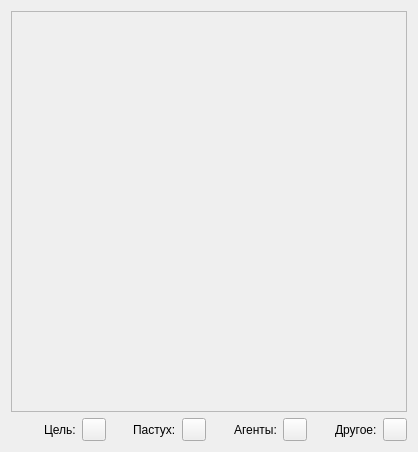
<?xml version="1.0" encoding="UTF-8"?>
<ui version="4.0">
 <class>CVisualWindow</class>
 <widget class="QDialog" name="CVisualWindow">
  <property name="geometry">
   <rect>
    <x>0</x>
    <y>0</y>
    <width>418</width>
    <height>452</height>
   </rect>
  </property>
  <property name="sizePolicy">
   <sizepolicy hsizetype="Expanding" vsizetype="Expanding">
    <horstretch>0</horstretch>
    <verstretch>0</verstretch>
   </sizepolicy>
  </property>
  <property name="windowTitle">
   <string>Визуализация</string>
  </property>
  <property name="styleSheet">
   <string notr="true"/>
  </property>
  <layout class="QVBoxLayout" name="verticalLayout_2">
   <item>
    <layout class="QVBoxLayout" name="verticalLayout">
     <item>
      <layout class="QHBoxLayout" name="horizontalLayout_6">
       <item>
        <spacer name="verticalSpacer">
         <property name="orientation">
          <enum>Qt::Vertical</enum>
         </property>
         <property name="sizeHint" stdset="0">
          <size>
           <width>0</width>
           <height>500</height>
          </size>
         </property>
        </spacer>
       </item>
       <item>
        <widget class="QFrame" name="field">
         <property name="sizePolicy">
          <sizepolicy hsizetype="Fixed" vsizetype="Fixed">
           <horstretch>0</horstretch>
           <verstretch>0</verstretch>
          </sizepolicy>
         </property>
         <property name="maximumSize">
          <size>
           <width>5000</width>
           <height>5000</height>
          </size>
         </property>
         <property name="baseSize">
          <size>
           <width>0</width>
           <height>0</height>
          </size>
         </property>
         <property name="frameShape">
          <enum>QFrame::StyledPanel</enum>
         </property>
         <property name="frameShadow">
          <enum>QFrame::Raised</enum>
         </property>
        </widget>
       </item>
      </layout>
     </item>
     <item>
      <spacer name="horizontalSpacer_5">
       <property name="orientation">
        <enum>Qt::Horizontal</enum>
       </property>
       <property name="sizeHint" stdset="0">
        <size>
         <width>500</width>
         <height>0</height>
        </size>
       </property>
      </spacer>
     </item>
    </layout>
   </item>
   <item>
    <layout class="QHBoxLayout" name="horizontalLayout_5">
     <item>
      <layout class="QHBoxLayout" name="horizontalLayout">
       <item>
        <spacer name="horizontalSpacer">
         <property name="orientation">
          <enum>Qt::Horizontal</enum>
         </property>
         <property name="sizeType">
          <enum>QSizePolicy::Expanding</enum>
         </property>
         <property name="sizeHint" stdset="0">
          <size>
           <width>0</width>
           <height>20</height>
          </size>
         </property>
        </spacer>
       </item>
       <item>
        <widget class="QLabel" name="label">
         <property name="text">
          <string>Цель:</string>
         </property>
        </widget>
       </item>
       <item>
        <widget class="QToolButton" name="goal">
         <property name="styleSheet">
          <string notr="true"/>
         </property>
         <property name="text">
          <string/>
         </property>
        </widget>
       </item>
      </layout>
     </item>
     <item>
      <layout class="QHBoxLayout" name="horizontalLayout_2">
       <item>
        <spacer name="horizontalSpacer_2">
         <property name="orientation">
          <enum>Qt::Horizontal</enum>
         </property>
         <property name="sizeType">
          <enum>QSizePolicy::Expanding</enum>
         </property>
         <property name="sizeHint" stdset="0">
          <size>
           <width>0</width>
           <height>0</height>
          </size>
         </property>
        </spacer>
       </item>
       <item>
        <widget class="QLabel" name="label_2">
         <property name="text">
          <string>Пастух:</string>
         </property>
        </widget>
       </item>
       <item>
        <widget class="QToolButton" name="shepherd">
         <property name="styleSheet">
          <string notr="true"/>
         </property>
         <property name="text">
          <string/>
         </property>
        </widget>
       </item>
      </layout>
     </item>
     <item>
      <layout class="QHBoxLayout" name="horizontalLayout_3">
       <item>
        <spacer name="horizontalSpacer_3">
         <property name="orientation">
          <enum>Qt::Horizontal</enum>
         </property>
         <property name="sizeType">
          <enum>QSizePolicy::Expanding</enum>
         </property>
         <property name="sizeHint" stdset="0">
          <size>
           <width>0</width>
           <height>0</height>
          </size>
         </property>
        </spacer>
       </item>
       <item>
        <widget class="QLabel" name="label_3">
         <property name="text">
          <string>Агенты:</string>
         </property>
        </widget>
       </item>
       <item>
        <widget class="QToolButton" name="agent">
         <property name="styleSheet">
          <string notr="true"/>
         </property>
         <property name="text">
          <string/>
         </property>
        </widget>
       </item>
      </layout>
     </item>
     <item>
      <layout class="QHBoxLayout" name="horizontalLayout_4">
       <item>
        <spacer name="horizontalSpacer_4">
         <property name="orientation">
          <enum>Qt::Horizontal</enum>
         </property>
         <property name="sizeType">
          <enum>QSizePolicy::Expanding</enum>
         </property>
         <property name="sizeHint" stdset="0">
          <size>
           <width>0</width>
           <height>0</height>
          </size>
         </property>
        </spacer>
       </item>
       <item>
        <widget class="QLabel" name="label_4">
         <property name="text">
          <string>Другое:</string>
         </property>
        </widget>
       </item>
       <item>
        <widget class="QToolButton" name="other">
         <property name="styleSheet">
          <string notr="true"/>
         </property>
         <property name="text">
          <string/>
         </property>
        </widget>
       </item>
      </layout>
     </item>
    </layout>
   </item>
  </layout>
  <zorder>verticalLayoutWidget</zorder>
  <zorder>horizontalSpacer_5</zorder>
 </widget>
 <resources/>
 <connections/>
</ui>
